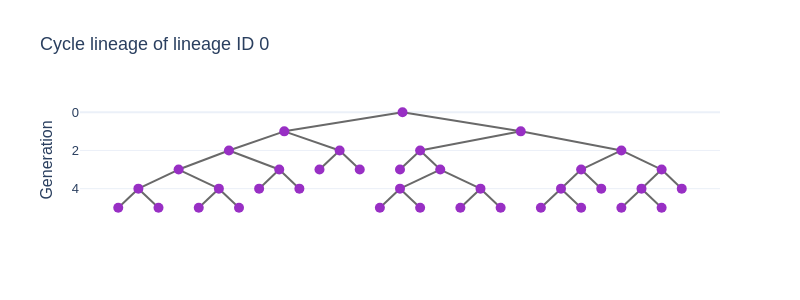

The notebook cell this image was saved under:
### Markdown cell above
A few mandatory cycle lineage properties are automatically computed:
- lineage_id: ID of the lineage, the same as that of the cell lineage;
- cycle_id: ID of the cell cycle, i.e. cell ID of the last cell in the cell cycle;
- cells: cell IDs of the cells in the cell cycle, in chronological order;
- first_cell: cell ID of the first cell in the cell cycle;
- last_cell: cell ID of the last cell in the cell cycle, i.e. its cycle_id;
- cycle_num_cells: number of cells in the cell cycle, not counting gaps (missing detections);
- cycle_duration: duration of the cell cycle, regardless of gaps;
- cycle_start_time: time of the first cell in the cell cycle;
- cycle_end_time: time of the last cell in the cell cycle;
- generation: generation of the cell cycle in the lineage, i.e. number of cell cycles upstream of the current one.

### Code cell
cyclelin0 = model.data.cycle_lineages[0]
cyclelin0.plot(
    title="Cycle lineage of lineage ID 0",
    node_hover_props=["cycle_id", "generation", "cycle_num_cells"],
    node_marker_style={"size": 10},
    width=800,
    height=300,
    show_legend=False,
)

### Figure 1 — Plotly figure (JSON) as saved in the notebook; plotly's stock layout.template omitted (floating-point values rounded to 4 significant figures)
{"data": [{"line": {"color": "dimgrey"}, "mode": "lines", "name": "Edges", "text": ["Source cycle_id: 8993<br>Target cycle_id: 9020<br>", "Source cycle_id: 8993<br>Target cycle_id: 9020<br>", "Source cycle_id: 8993<br>Target cycle_id: 9020<br>", "Source cycle_id: 8993<br>Target cycle_id: 9019<br>", "Source cycle_id: 8993<br>Target cycle_id: 9019<br>", "Source cycle_id: 8993<br>Target cycle_id: 9019<br>", "Source cycle_id: 9020<br>Target cycle_id: 9052<br>", "Source cycle_id: 9020<br>Target cycle_id: 9052<br>", "Source cycle_id: 9020<br>Target cycle_id: 9052<br>", "Source cycle_id: 9020<br>Target cycle_id: 9108<br>", "Source cycle_id: 9020<br>Target cycle_id: 9108<br>", "Source cycle_id: 9020<br>Target cycle_id: 9108<br>", "Source cycle_id: 9052<br>Target cycle_id: 9156<br>", "Source cycle_id: 9052<br>Target cycle_id: 9156<br>", "Source cycle_id: 9052<br>Target cycle_id: 9156<br>", "Source cycle_id: 9052<br>Target cycle_id: 9230<br>", "Source cycle_id: 9052<br>Target cycle_id: 9230<br>", "Source cycle_id: 9052<br>Target cycle_id: 9230<br>", "Source cycle_id: 9156<br>Target cycle_id: 9464<br>", "Source cycle_id: 9156<br>Target cycle_id: 9464<br>", "Source cycle_id: 9156<br>Target cycle_id: 9464<br>", "Source cycle_id: 9156<br>Target cycle_id: 9492<br>", "Source cycle_id: 9156<br>Target cycle_id: 9492<br>", "Source cycle_id: 9156<br>Target cycle_id: 9492<br>", "Source cycle_id: 9464<br>Target cycle_id: 9375<br>", "Source cycle_id: 9464<br>Target cycle_id: 9375<br>", "Source cycle_id: 9464<br>Target cycle_id: 9375<br>", "Source cycle_id: 9464<br>Target cycle_id: 9398<br>", "Source cycle_id: 9464<br>Target cycle_id: 9398<br>", "Source cycle_id: 9464<br>Target cycle_id: 9398<br>", "Source cycle_id: 9492<br>Target cycle_id: 9476<br>", "Source cycle_id: 9492<br>Target cycle_id: 9476<br>", "Source cycle_id: 9492<br>Target cycle_id: 9476<br>", "Source cycle_id: 9492<br>Target cycle_id: 9480<br>", "Source cycle_id: 9492<br>Target cycle_id: 9480<br>", "Source cycle_id: 9492<br>Target cycle_id: 9480<br>", "Source cycle_id: 9230<br>Target cycle_id: 9390<br>", "Source cycle_id: 9230<br>Target cycle_id: 9390<br>", "Source cycle_id: 9230<br>Target cycle_id: 9390<br>", "Source cycle_id: 9230<br>Target cycle_id: 9446<br>", "Source cycle_id: 9230<br>Target cycle_id: 9446<br>", "Source cycle_id: 9230<br>Target cycle_id: 9446<br>", "Source cycle_id: 9108<br>Target cycle_id: 9384<br>", "Source cycle_id: 9108<br>Target cycle_id: 9384<br>", "Source cycle_id: 9108<br>Target cycle_id: 9384<br>", "Source cycle_id: 9108<br>Target cycle_id: 9395<br>", "Source cycle_id: 9108<br>Target cycle_id: 9395<br>", "Source cycle_id: 9108<br>Target cycle_id: 9395<br>", "Source cycle_id: 9019<br>Target cycle_id: 9106<br>", "Source cycle_id: 9019<br>Target cycle_id: 9106<br>", "Source cycle_id: 9019<br>Target cycle_id: 9106<br>", "Source cycle_id: 9019<br>Target cycle_id: 9051<br>", "Source cycle_id: 9019<br>Target cycle_id: 9051<br>", "Source cycle_id: 9019<br>Target cycle_id: 9051<br>", "Source cycle_id: 9106<br>Target cycle_id: 9382<br>", "Source cycle_id: 9106<br>Target cycle_id: 9382<br>", "Source cycle_id: 9106<br>Target cycle_id: 9382<br>", "Source cycle_id: 9106<br>Target cycle_id: 9206<br>", "Source cycle_id: 9106<br>Target cycle_id: 9206<br>", "Source cycle_id: 9106<br>Target cycle_id: 9206<br>", "Source cycle_id: 9206<br>Target cycle_id: 9438<br>", "Source cycle_id: 9206<br>Target cycle_id: 9438<br>", "Source cycle_id: 9206<br>Target cycle_id: 9438<br>", "Source cycle_id: 9206<br>Target cycle_id: 9356<br>", "Source cycle_id: 9206<br>Target cycle_id: 9356<br>", "Source cycle_id: 9206<br>Target cycle_id: 9356<br>", "Source cycle_id: 9438<br>Target cycle_id: 9389<br>", "Source cycle_id: 9438<br>Target cycle_id: 9389<br>", "Source cycle_id: 9438<br>Target cycle_id: 9389<br>", "Source cycle_id: 9438<br>Target cycle_id: 9449<br>", "Source cycle_id: 9438<br>Target cycle_id: 9449<br>", "Source cycle_id: 9438<br>Target cycle_id: 9449<br>", "Source cycle_id: 9356<br>Target cycle_id: 9440<br>", "Source cycle_id: 9356<br>Target cycle_id: 9440<br>", "Source cycle_id: 9356<br>Target cycle_id: 9440<br>", "Source cycle_id: 9356<br>Target cycle_id: 9444<br>", "Source cycle_id: 9356<br>Target cycle_id: 9444<br>", "Source cycle_id: 9356<br>Target cycle_id: 9444<br>", "Source cycle_id: 9051<br>Target cycle_id: 9195<br>", "Source cycle_id: 9051<br>Target cycle_id: 9195<br>", "Source cycle_id: 9051<br>Target cycle_id: 9195<br>", "Source cycle_id: 9051<br>Target cycle_id: 9194<br>", "Source cycle_id: 9051<br>Target cycle_id: 9194<br>", "Source cycle_id: 9051<br>Target cycle_id: 9194<br>", "Source cycle_id: 9195<br>Target cycle_id: 9483<br>", "Source cycle_id: 9195<br>Target cycle_id: 9483<br>", "Source cycle_id: 9195<br>Target cycle_id: 9483<br>", "Source cycle_id: 9195<br>Target cycle_id: 9470<br>", "Source cycle_id: 9195<br>Target cycle_id: 9470<br>", "Source cycle_id: 9195<br>Target cycle_id: 9470<br>", "Source cycle_id: 9483<br>Target cycle_id: 9402<br>", "Source cycle_id: 9483<br>Target cycle_id: 9402<br>", "Source cycle_id: 9483<br>Target cycle_id: 9402<br>", "Source cycle_id: 9483<br>Target cycle_id: 9465<br>", "Source cycle_id: 9483<br>Target cycle_id: 9465<br>", "Source cycle_id: 9483<br>Target cycle_id: 9465<br>", "Source cycle_id: 9194<br>Target cycle_id: 9498<br>", "Source cycle_id: 9194<br>Target cycle_id: 9498<br>", "Source cycle_id: 9194<br>Target cycle_id: 9498<br>", "Source cycle_id: 9194<br>Target cycle_id: 9463<br>", "Source cycle_id: 9194<br>Target cycle_id: 9463<br>", "Source cycle_id: 9194<br>Target cycle_id: 9463<br>", "Source cycle_id: 9498<br>Target cycle_id: 9416<br>", "Source cycle_id: 9498<br>Target cycle_id: 9416<br>", "Source cycle_id: 9498<br>Target cycle_id: 9416<br>", "Source cycle_id: 9498<br>Target cycle_id: 9448<br>", "Source cycle_id: 9498<br>Target cycle_id: 9448<br>", "Source cycle_id: 9498<br>Target cycle_id: 9448<br>"], "type": "scatter", "x": [0, -2.938, null, 0, 2.938, null, -2.938, -4.312, null, -2.938, -1.562, null, -4.312, -5.562, null, -4.312, -3.062, null, -5.562, -6.562, null, -5.562, -4.562, null, -6.562, -7.062, null, -6.562, -6.062, null, -4.562, -5.062, null, -4.562, -4.062, null, -3.062, -3.562, null, -3.062, -2.562, null, -1.562, -2.062, null, -1.562, -1.062, null, 2.938, 0.4375, null, 2.938, 5.438, null, 0.4375, -0.0625, null, 0.4375, 0.9375, null, 0.9375, -0.0625, null, 0.9375, 1.938, null, -0.0625, -0.5625, null, -0.0625, 0.4375, null, 1.938, 1.438, null, 1.938, 2.438, null, 5.438, 4.438, null, 5.438, 6.438, null, 4.438, 3.938, null, 4.438, 4.938, null, 3.938, 3.438, null, 3.938, 4.438, null, 6.438, 5.938, null, 6.438, 6.938, null, 5.938, 5.438, null, 5.938, 6.438, null], "y": [0, 1, null, 0, 1, null, 1, 2, null, 1, 2, null, 2, 3, null, 2, 3, null, 3, 4, null, 3, 4, null, 4, 5, null, 4, 5, null, 4, 5, null, 4, 5, null, 3, 4, null, 3, 4, null, 2, 3, null, 2, 3, null, 1, 2, null, 1, 2, null, 2, 3, null, 2, 3, null, 3, 4, null, 3, 4, null, 4, 5, null, 4, 5, null, 4, 5, null, 4, 5, null, 2, 3, null, 2, 3, null, 3, 4, null, 3, 4, null, 4, 5, null, 4, 5, null, 3, 4, null, 3, 4, null, 4, 5, null, 4, 5, null]}, {"customdata": [8993, 9020, 9052, 9156, 9464, 9375, 9398, 9492, 9476, 9480, 9230, 9390, 9446, 9108, 9384, 9395, 9019, 9106, 9382, 9206, 9438, 9389, 9449, 9356, 9440, 9444, 9051, 9195, 9483, 9402, 9465, 9470, 9194, 9498, 9416, 9448, 9463], "hoverinfo": "text", "hovertemplate": "%{text}", "marker": {"color": "#982FC4", "line": {"width": 0}, "opacity": 1, "size": 10}, "mode": "markers", "name": "lineage_id: 0", "text": ["cycle_id: 8993<br>generation: 0<br>cycle_num_cells: 1<br>", "cycle_id: 9020<br>generation: 1<br>cycle_num_cells: 6<br>", "cycle_id: 9052<br>generation: 2<br>cycle_num_cells: 5<br>", "cycle_id: 9156<br>generation: 3<br>cycle_num_cells: 4<br>", "cycle_id: 9464<br>generation: 4<br>cycle_num_cells: 6<br>", "cycle_id: 9375<br>generation: 5<br>cycle_num_cells: 1<br>", "cycle_id: 9398<br>generation: 5<br>cycle_num_cells: 1<br>", "cycle_id: 9492<br>generation: 4<br>cycle_num_cells: 6<br>", "cycle_id: 9476<br>generation: 5<br>cycle_num_cells: 1<br>", "cycle_id: 9480<br>generation: 5<br>cycle_num_cells: 1<br>", "cycle_id: 9230<br>generation: 3<br>cycle_num_cells: 7<br>", "cycle_id: 9390<br>generation: 4<br>cycle_num_cells: 4<br>", "cycle_id: 9446<br>generation: 4<br>cycle_num_cells: 4<br>", "cycle_id: 9108<br>generation: 2<br>cycle_num_cells: 6<br>", "cycle_id: 9384<br>generation: 3<br>cycle_num_cells: 10<br>", "cycle_id: 9395<br>generation: 3<br>cycle_num_cells: 10<br>", "cycle_id: 9019<br>generation: 1<br>cycle_num_cells: 6<br>", "cycle_id: 9106<br>generation: 2<br>cycle_num_cells: 6<br>", "cycle_id: 9382<br>generation: 3<br>cycle_num_cells: 10<br>", "cycle_id: 9206<br>generation: 3<br>cycle_num_cells: 5<br>", "cycle_id: 9438<br>generation: 4<br>cycle_num_cells: 4<br>", "cycle_id: 9389<br>generation: 5<br>cycle_num_cells: 1<br>", "cycle_id: 9449<br>generation: 5<br>cycle_num_cells: 1<br>", "cycle_id: 9356<br>generation: 4<br>cycle_num_cells: 3<br>", "cycle_id: 9440<br>generation: 5<br>cycle_num_cells: 2<br>", "cycle_id: 9444<br>generation: 5<br>cycle_num_cells: 2<br>", "cycle_id: 9051<br>generation: 2<br>cycle_num_cells: 5<br>", "cycle_id: 9195<br>generation: 3<br>cycle_num_cells: 6<br>", "cycle_id: 9483<br>generation: 4<br>cycle_num_cells: 4<br>", "cycle_id: 9402<br>generation: 5<br>cycle_num_cells: 1<br>", "cycle_id: 9465<br>generation: 5<br>cycle_num_cells: 1<br>", "cycle_id: 9470<br>generation: 4<br>cycle_num_cells: 5<br>", "cycle_id: 9194<br>generation: 3<br>cycle_num_cells: 6<br>", "cycle_id: 9498<br>generation: 4<br>cycle_num_cells: 4<br>", "cycle_id: 9416<br>generation: 5<br>cycle_num_cells: 1<br>", "cycle_id: 9448<br>generation: 5<br>cycle_num_cells: 1<br>", "cycle_id: 9463<br>generation: 4<br>cycle_num_cells: 5<br>"], "type": "scatter", "x": [0, -2.938, -4.312, -5.562, -6.562, -7.062, -6.062, -4.562, -5.062, -4.062, -3.062, -3.562, -2.562, -1.562, -2.062, -1.062, 2.938, 0.4375, -0.0625, 0.9375, -0.0625, -0.5625, 0.4375, 1.938, 1.438, 2.438, 5.438, 4.438, 3.938, 3.438, 4.438, 4.938, 6.438, 5.938, 5.438, 6.438, 6.938], "y": [0, 1, 2, 3, 4, 5, 5, 4, 5, 5, 3, 4, 4, 2, 3, 3, 1, 2, 3, 3, 4, 5, 5, 4, 5, 5, 2, 3, 4, 5, 5, 4, 3, 4, 5, 5, 4]}], "layout": {"height": 300, "hovermode": "closest", "showlegend": false, "title": {"text": "Cycle lineage of lineage ID 0"}, "width": 800, "xaxis": {"showgrid": false, "showline": false, "showticklabels": false, "ticks": "", "zeroline": false}, "yaxis": {"autorange": "reversed", "rangemode": "normal", "showgrid": true, "showline": false, "ticks": "", "title": {"text": "Generation"}, "zeroline": true}}}
